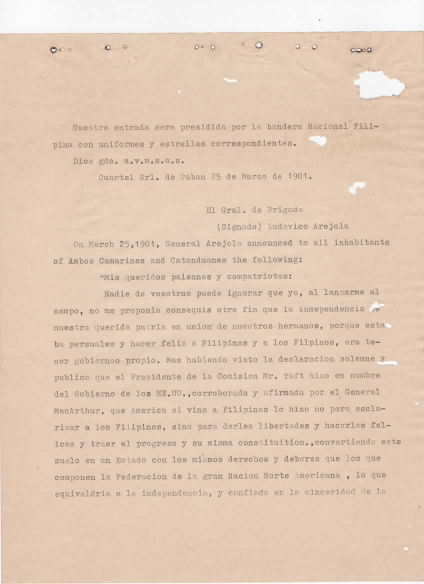
#> input picture data/735771.png, 848 x 1168 px, found by its file name (shown at 1/2 size)
$ jupyter execute preprocessing.ipynb   (shell and % lines are left out)   (older library calls are emulated)
#> lines starting #> are read from the running program, lines starting #| are printed output that depends on the picture; after the words box and inside, x2 and y2 are one past the last pixel; in counts of white or black regions, pixels touching at a corner belong together
# Stage 1: OpenCV Image Preprocessing for Historical Spanish Manuscripts

Pipeline of this notebook: **load → grayscale → denoise → fix uneven lighting → CLAHE → deskew → thresholding comparison → cleanup → save**

The cleaned image is the input to Stage 2 (OCR/HTR) of the research pipeline.

**Before you start:** put one scanned page at `data/sample_images/sample.jpg` (or change `IMAGE_PATH` below).

## Step 0. Install the libraries

| Library | Purpose |
|---|---|
| `opencv-python` | image processing (all preprocessing steps) |
| `numpy` | image arrays and math |
| `matplotlib` | showing images inside the notebook |
| `pytesseract` (optional) | quick OCR check at the end; also needs the **Tesseract program** with Spanish data (`spa`) installed on your computer |

Run the next cell once, then restart the kernel if the imports fail.

[cell 1]
# Optional, for the OCR check in Step 10:
# %pip install -q pytesseract

[cell 2]
import os
import cv2
import numpy as np
import matplotlib.pyplot as plt

print("OpenCV version:", cv2.__version__)

def show(images, titles=None, cols=3, size=5):
    """Display one or more images side by side."""
    if not isinstance(images, (list, tuple)):
        images = [images]
    rows = (len(images) + cols - 1) // cols
    plt.figure(figsize=(size * min(cols, len(images)), size * rows))
    for i, im in enumerate(images):
        plt.subplot(rows, cols, i + 1)
        if im.ndim == 2:
            plt.imshow(im, cmap="gray", vmin=0, vmax=255)
        else:
            plt.imshow(cv2.cvtColor(im, cv2.COLOR_BGR2RGB))
        if titles:
            plt.title(titles[i])
        plt.axis("off")
    plt.tight_layout()
    plt.show()

## Step 1. Load the image
`cv2.imread` returns `None` if the path is wrong, so we check it. OpenCV loads color images as **BGR**, not RGB.

[cell 3]
# Works whether Jupyter was started in the project folder or inside notebooks/
ROOT = "." if os.path.isdir("data") else ".."
IMAGE_PATH = os.path.join(ROOT, "data", "735771.png")

img = cv2.imread(IMAGE_PATH)
#> img is the input picture: shape (1168, 848, 3); mean B, G, R 183.3, 202.9, 226.2
assert img is not None, f"Could not read {IMAGE_PATH}. Check the path."
print("Image size (height, width, channels):", img.shape)
#| Image size (height, width, channels): (1168, 848, 3)
show(img, ["Original scan"], size=8)
#> in show, `rows = (len(images) + cols - 1) // cols`: rows = 1
#> the loop in show, `for i, im in enumerate(images):` made 1 pass

## Step 2. Convert to grayscale
Text recognition does not need color, and every later step works on a single channel.

[cell 4]
gray = cv2.cvtColor(img, cv2.COLOR_BGR2GRAY)
show(gray, ["Grayscale"], size=8)
#> the loop in show (call 2), `for i, im in enumerate(images):` made 1 pass

## Step 3. Remove noise
Old scans have speckles and paper grain. Non-local means denoising removes noise while keeping stroke edges.
Raise `h` for noisier images, but too high will blur thin handwriting.

[cell 5]
denoised = cv2.fastNlMeansDenoising(gray, None, h=10, templateWindowSize=7, searchWindowSize=21)
show([gray, denoised], ["Before denoising", "After denoising"])
#> call 3 of show, with cols = 3, size = 5
#> the loop in show (call 3), `for i, im in enumerate(images):` made 2 passes
#> in show (call 3), `plt.show()`:
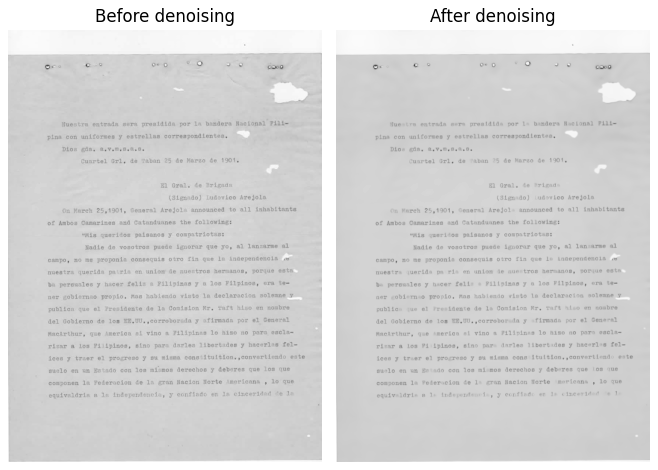
#> figure drawn by matplotlib, 2 panels

## Step 4. Fix uneven lighting and stains
Estimate the paper background (dilate removes thin ink strokes, median blur smooths what is left),
then divide the image by it. This flattens shadows, yellowing and light bleed-through.

[cell 6]
kernel = np.ones((7, 7), np.uint8)
background = cv2.dilate(denoised, kernel)
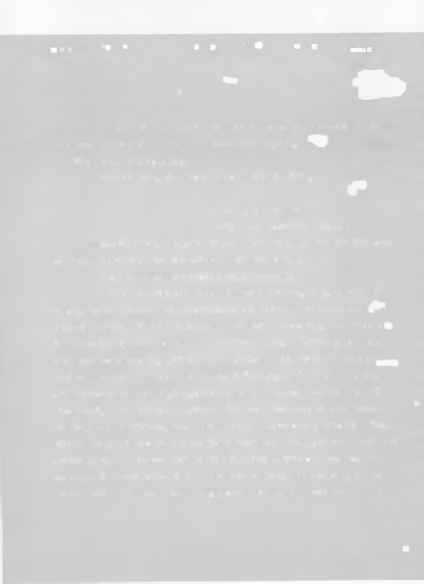
#> background: shape (1168, 848) (shown at 1/2 size); min 191, max 255, mean 211.9
background = cv2.medianBlur(background, 21)
normalized = cv2.divide(denoised, background, scale=255)
show([background, normalized], ["Estimated background", "Lighting normalized"])

## Step 5. Improve contrast with CLAHE
CLAHE boosts contrast in small tiles, so faded ink becomes darker without blowing out the whole page.
`clipLimit` controls strength (try 1.0 to 4.0); `tileGridSize` is the tile layout.

[cell 7]
clahe = cv2.createCLAHE(clipLimit=2.0, tileGridSize=(8, 8))
enhanced = clahe.apply(normalized)
show([normalized, enhanced], ["Before CLAHE", "After CLAHE"])

## Step 6. Deskew (straighten the page)
Scanned pages are often slightly tilted. We try small rotation angles and keep the one where text lines are
most distinct (highest variance of the row sums). This avoids the angle-convention problems of `minAreaRect`.

[cell 8]
def estimate_skew(gray_img, max_angle=10, step=0.5):
    """Return the angle (degrees) that, when applied with rotate(), makes text lines horizontal."""
    scale = 800 / max(gray_img.shape)
    small = cv2.resize(gray_img, None, fx=scale, fy=scale, interpolation=cv2.INTER_AREA) if scale < 1 else gray_img
    _, bw = cv2.threshold(small, 0, 255, cv2.THRESH_BINARY_INV + cv2.THRESH_OTSU)
    h, w = bw.shape
    center = (w // 2, h // 2)
    best_angle, best_score = 0.0, -1.0
    for angle in np.arange(-max_angle, max_angle + step, step):
        M = cv2.getRotationMatrix2D(center, angle, 1.0)
        rotated = cv2.warpAffine(bw, M, (w, h), flags=cv2.INTER_NEAREST, borderValue=0)
        score = np.var(rotated.sum(axis=1))
        if score > best_score:
            best_angle, best_score = angle, score
    return best_angle

def rotate(gray_img, angle):
    h, w = gray_img.shape
    M = cv2.getRotationMatrix2D((w // 2, h // 2), angle, 1.0)
    return cv2.warpAffine(gray_img, M, (w, h), flags=cv2.INTER_CUBIC,
                          borderMode=cv2.BORDER_CONSTANT, borderValue=255)

angle = estimate_skew(enhanced)
#> in estimate_skew, `_, bw = cv2.threshold(small, 0, 255, cv2.THRESH_BINARY_INV + cv2.THRES..`:
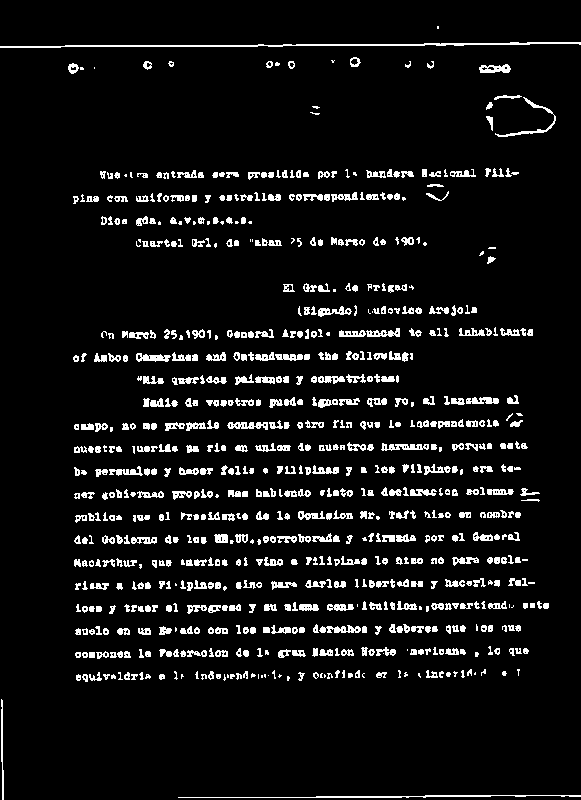
#> bw: shape (800, 581); 7.1% white in thin lines or dots
#> the loop in estimate_skew, `for angle in np.arange(-max_angle, max_angle + step, step):` made 41 passes
#> (M, score, best_angle, best_score) on passes 1, 2, 3, 4, 5, 6, 7, 10: ([[0.985, -0.174, 73.87], [0.174, 0.985, -44.28]], 58009613.7, -10, 58009613.7), ([[0.986, -0.165, 70], [0.165, 0.986, -42.38]], 58123080.3, -9.5, 58123080.3), ([[0.988, -0.156, 66.14], [0.156, 0.988, -40.44]], 58741916.2, -9, 58741916.2), ([[0.989, -0.148, 62.31], [0.148, 0.989, -38.47]], 60384099.1, -8.5, 60384099.1), ([[0.99, -0.139, 58.49], [0.139, 0.99, -36.47]], 62307774.3, -8, 62307774.3), ([[0.991, -0.131, 54.69], [0.131, 0.991, -34.43]], 63751948.6, -7.5, 63751948.6), ([[0.993, -0.122, 50.91], [0.122, 0.993, -32.36]], 64253522.2, -7, 64253522.2), ([[0.995, -0.0958, 39.67], [0.0958, 0.995, -25.95]], 66344747, -5.5, 66344747)
#> (M, score) on passes 8, 9, 13, 14, 21, 22: ([[0.994, -0.113, 47.15], [0.113, 0.994, -30.26]], 63304288.5), ([[0.995, -0.105, 43.4], [0.105, 0.995, -28.12]], 63422864.4), ([[0.998, -0.0698, 28.61], [0.0698, 0.998, -19.25]], 72887243.9), ([[0.998, -0.061, 24.96], [0.061, 0.998, -16.96]], 69792956.5), ([[1, 0, 0], [0, 1, 0]], 359632200.4), ([[1, 0.00873, -3.48], [-0.00873, 1, 2.55]], 250331755.9)
#> pass 1, in estimate_skew, `rotated = cv2.warpAffine(bw, M, (w, h), flags=cv2.INTER_NEAREST, borde..`:
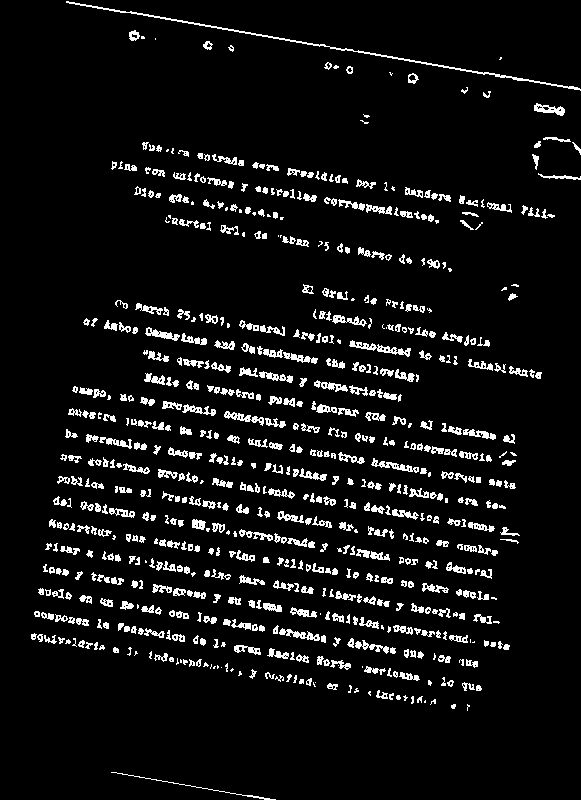
#> rotated: shape (800, 581); 7% white in thin lines or dots
#> pass 3, in estimate_skew, `rotated = cv2.warpAffine(bw, M, (w, h), flags=cv2.INTER_NEAREST, borde..`:
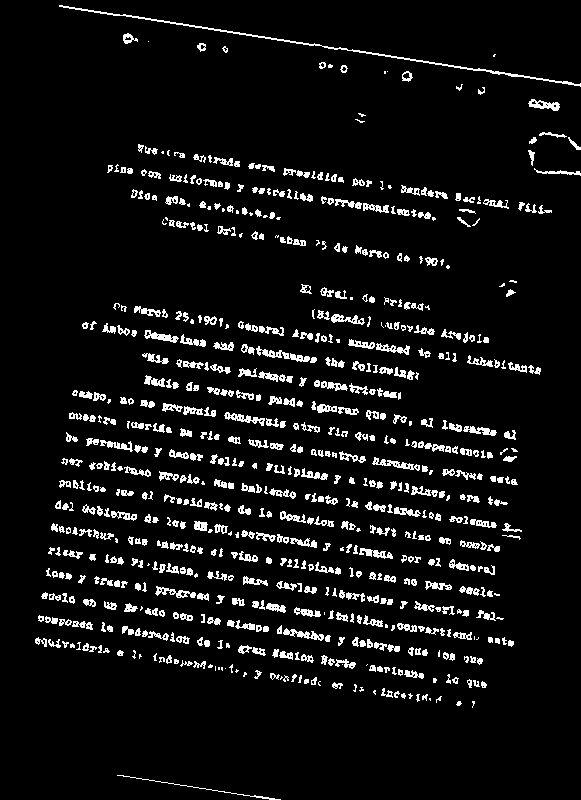
#> rotated: shape (800, 581); 7% white in thin lines or dots
#> after the loop in estimate_skew, `for angle in np.arange(-max_angle, max_angle + step, step):`: best_angle = -0.5; best_score = 424731288.3
#> angle = -0.5
print(f"Estimated correction angle: {angle:.1f} degrees")
#| Estimated correction angle: -0.5 degrees
deskewed = rotate(enhanced, angle)
#> in rotate, `M = cv2.getRotationMatrix2D((w // 2, h // 2), angle, 1.0)`: M = [[1, -0.00873, 5.11], [0.00873, 1, -3.68]]
#> in rotate, `return cv2.warpAffine(gray_img, M, (w, h), flags=cv2.INTER_CUBIC, bord..`:
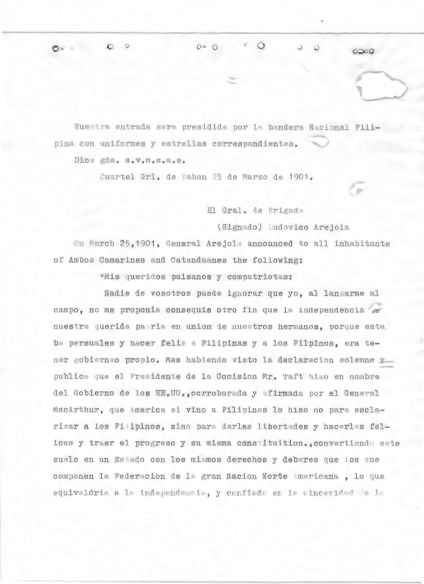
#> returned value: shape (1168, 848) (shown at 1/2 size); min 47, max 255, mean 247.6
show([enhanced, deskewed], ["Before deskew", "After deskew"])

## Step 7. Thresholding (separate text from background)
This answers **RQ2**. We compare three methods and look at which gives the cleanest handwriting:

- **Global**: one fixed cutoff for the whole page (fast, fails with uneven ink).
- **Otsu**: picks the single best cutoff automatically.
- **Adaptive Gaussian**: a different cutoff for each small region (usually best for stained or uneven pages).

[cell 9]
# Slightly smoother blur to catch faint ink uniformly
blur = cv2.GaussianBlur(deskewed, (1, 1), 0)

_, th_global = cv2.threshold(blur, 127, 255, cv2.THRESH_BINARY)
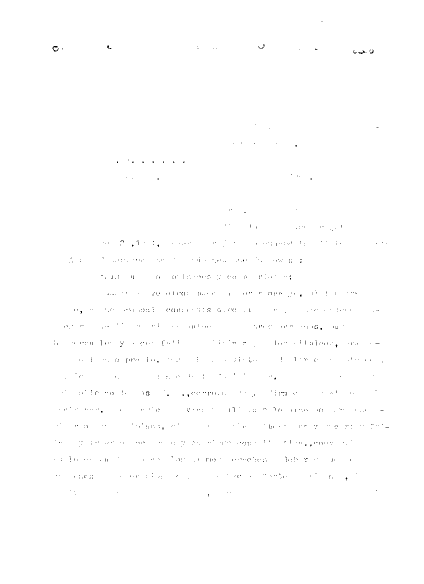
#> th_global: shape (1168, 848) (shown at 1/2 size); 99.7% white; black in thin lines or dots, all inside (x1, y1, x2, y2) = (105, 42, 778, 993)
_, th_otsu = cv2.threshold(blur, 0, 255, cv2.THRESH_BINARY + cv2.THRESH_OTSU)
#> th_otsu: shape (1168, 848); 93.7% white; 947 black regions (61 under 20 px), largest, box (x1, y1, x2, y2) and area: (5, 63, 848, 69) 2206, (256, 1163, 843, 1167) 1282, (726, 144, 815, 203) 515

# Lower C from 15 to 5 to prevent text from looking overly thick/bold
th_adaptive = cv2.adaptiveThreshold(blur, 255, cv2.ADAPTIVE_THRESH_GAUSSIAN_C,
                                    cv2.THRESH_BINARY, blockSize=35, C=5)
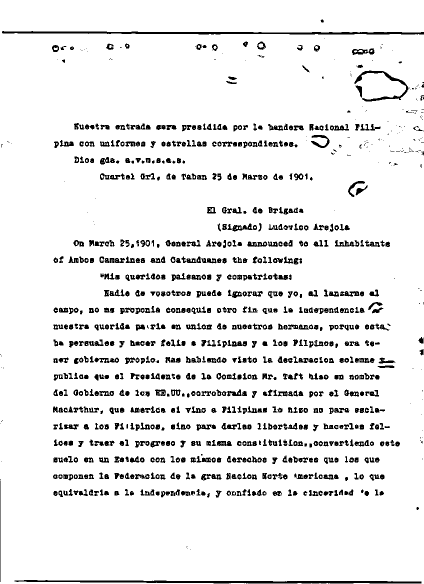
#> th_adaptive: shape (1168, 848) (shown at 1/2 size); 92.2% white; 1066 black regions (194 under 20 px), largest, box (x1, y1, x2, y2) and area: (29, 1160, 843, 1167) 3399, (4, 62, 848, 69) 3398, (709, 141, 816, 203) 1093

show([deskewed, th_global, th_otsu, th_adaptive],
     ["Input (deskewed)", "Global (127)", "Otsu", "Adaptive Gaussian"], cols=2, size=7)

**Tuning tips:** for adaptive thresholding, `blockSize` must be odd (larger = smoother, try 25 to 51) and `C` is subtracted from the local mean (larger = less noise, but thin strokes may disappear).
Pick the method that keeps the handwriting complete with the least background noise, and record your choice for the paper.

## Step 8. Clean up small specks (optional)
Morphological opening removes tiny isolated dots. Text is black on white here, so we invert, clean, then invert back.

[cell 10]
CHOSEN = th_adaptive   # change to th_otsu or th_global after comparing

inv = cv2.bitwise_not(CHOSEN)
inv = cv2.morphologyEx(inv, cv2.MORPH_OPEN, np.ones((2, 2), np.uint8))
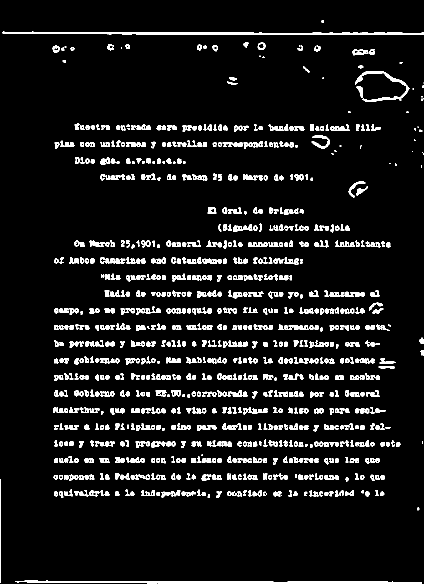
#> inv: shape (1168, 848) (shown at 1/2 size); 7.7% white; 990 white regions (38 under 20 px), largest, box (x1, y1, x2, y2) and area: (30, 1161, 844, 1168) 3394, (5, 63, 848, 70) 3390, (710, 142, 817, 204) 1091
final = cv2.bitwise_not(inv)
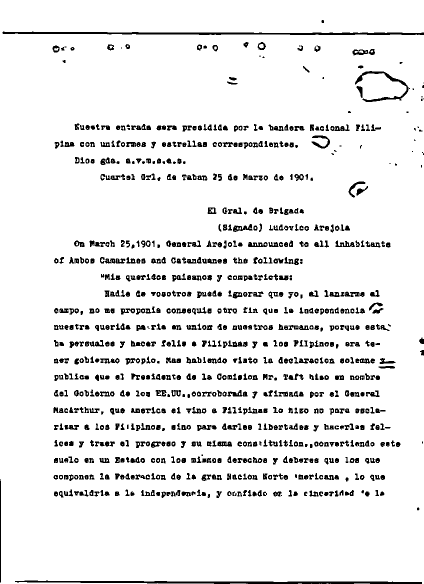
#> final: shape (1168, 848) (shown at 1/2 size); 92.3% white; 990 black regions (38 under 20 px), largest, box (x1, y1, x2, y2) and area: (30, 1161, 844, 1168) 3394, (5, 63, 848, 70) 3390, (710, 142, 817, 204) 1091
show([CHOSEN, final], ["Before cleanup", "After cleanup"])

## Step 9. Save the processed images
These files are your **preliminary processed images** for the submission, and the input for the OCR stage.

[cell 11]
OUT_DIR = os.path.join(ROOT, "outputs", "processed_images")
os.makedirs(OUT_DIR, exist_ok=True)

steps = {
    "01_gray": gray,
    "02_denoised": denoised,
    "03_lighting_normalized": normalized,
    "04_clahe": enhanced,
    "05_deskewed": deskewed,
    "06a_threshold_global": th_global,
    "06b_threshold_otsu": th_otsu,
    "06c_threshold_adaptive": th_adaptive,
    "07_final": final,
}
for name, im in steps.items():
    cv2.imwrite(os.path.join(OUT_DIR, f"{name}.png"), im)
#> this loop made 9 passes
#> name on passes 1 to 9: '01_gray', '02_denoised', '03_lighting_normalized', '04_clahe', '05_deskewed', '06a_threshold_global', '06b_threshold_otsu', '06c_threshold_adaptive', '07_final'
print("Saved", len(steps), "images to", OUT_DIR)
#| Saved 9 images to ./outputs/processed_images

## Step 10. Quick OCR check (optional)
A fast way to see whether preprocessing helped: run Tesseract on the original grayscale and on your final image and compare the text.
This needs `pytesseract` and the Tesseract program with Spanish data (`spa`) installed. Skip this step if you have not set it up yet.

[cell 12]
try:
    import pytesseract
    cfg = "--psm 6"
    print("--- OCR on plain grayscale ---")
    print(pytesseract.image_to_string(gray, lang="spa", config=cfg)[:500])
#> (this line was passed over: pytesseract is not available in this run)
    print("--- OCR on preprocessed image ---")
    print(pytesseract.image_to_string(final, lang="spa", config=cfg)[:500])
#> (this line was passed over: pytesseract is not available in this run)
except Exception as e:
    print("OCR check skipped:", e)

## Step 11. Summary figure for the paper

[cell 13]
show([img, enhanced, deskewed, final],
     ["Original", "CLAHE", "Deskewed", "Final binarized"], cols=2, size=7)
